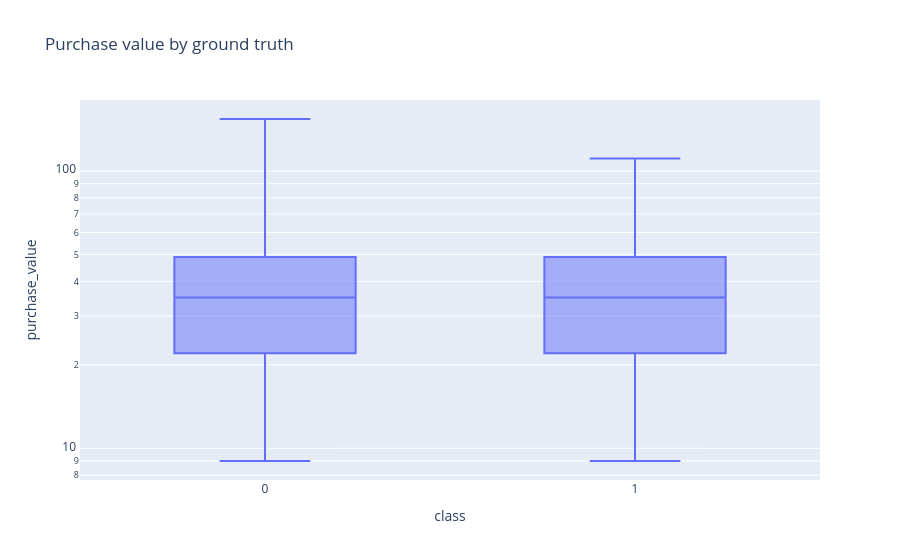
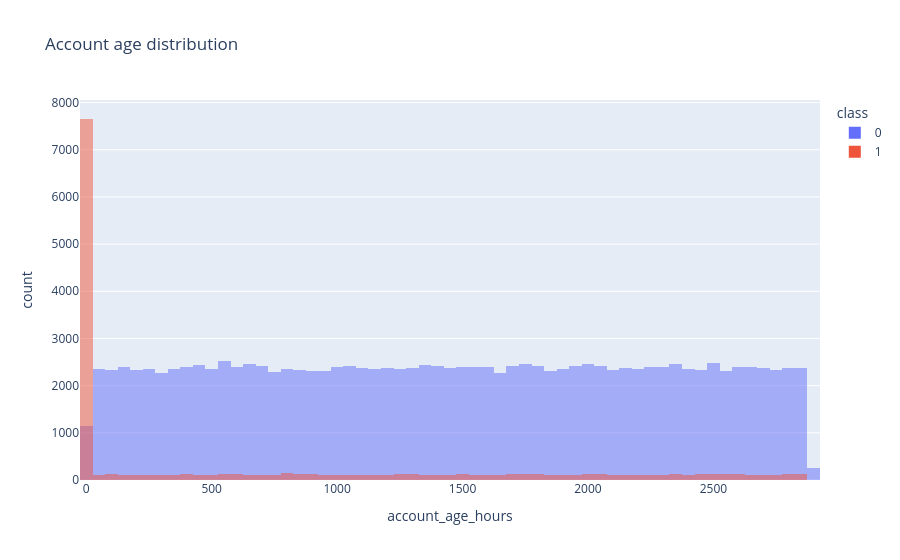

Source (notebook cell) for these figures, in order:
### Markdown cell above
## 3. Distribution diagnostics

### Code cell
px.box(x,x="class",y="purchase_value",points=False,title="Purchase value by ground truth").update_yaxes(type="log").show(); px.histogram(x,x="account_age_hours",color="class",nbins=80,barmode="overlay",title="Account age distribution").show()

### Figure 1 — Plotly figure (JSON) as saved in the notebook; plotly's stock layout.template omitted (floating-point values rounded to 4 significant figures; data arrays with more than 128 entries replaced by an {"elided": "..."} marker saying what was removed)
{"data": [{"alignmentgroup": "True", "boxpoints": false, "hovertemplate": "class=%{x}<br>purchase_value=%{y}<extra></extra>", "legendgroup": "", "marker": {"color": "#636efa"}, "name": "", "notched": false, "offsetgroup": "", "orientation": "v", "showlegend": false, "type": "box", "x": {"elided": "151112 int values"}, "x0": " ", "xaxis": "x", "y": {"elided": "151112 int values"}, "y0": " ", "yaxis": "y"}], "layout": {"boxmode": "group", "legend": {"tracegroupgap": 0}, "title": {"text": "Purchase value by ground truth"}, "xaxis": {"anchor": "y", "domain": [0, 1], "title": {"text": "class"}}, "yaxis": {"anchor": "x", "domain": [0, 1], "title": {"text": "purchase_value"}, "type": "log"}}}

### Figure 2 — Plotly figure (JSON) as saved in the notebook; plotly's stock layout.template omitted (floating-point values rounded to 4 significant figures; data arrays with more than 128 entries replaced by an {"elided": "..."} marker saying what was removed)
{"data": [{"bingroup": "x", "hovertemplate": "class=0<br>account_age_hours=%{x}<br>count=%{y}<extra></extra>", "legendgroup": "0", "marker": {"color": "#636efa", "opacity": 0.5, "pattern": {"shape": ""}}, "name": "0", "nbinsx": 80, "orientation": "v", "showlegend": true, "type": "histogram", "x": {"elided": "136961 float values"}, "xaxis": "x", "yaxis": "y"}, {"bingroup": "x", "hovertemplate": "class=1<br>account_age_hours=%{x}<br>count=%{y}<extra></extra>", "legendgroup": "1", "marker": {"color": "#EF553B", "opacity": 0.5, "pattern": {"shape": ""}}, "name": "1", "nbinsx": 80, "orientation": "v", "showlegend": true, "type": "histogram", "x": {"elided": "14151 float values"}, "xaxis": "x", "yaxis": "y"}], "layout": {"barmode": "overlay", "legend": {"title": {"text": "class"}, "tracegroupgap": 0}, "title": {"text": "Account age distribution"}, "xaxis": {"anchor": "y", "domain": [0, 1], "title": {"text": "account_age_hours"}}, "yaxis": {"anchor": "x", "domain": [0, 1], "title": {"text": "count"}}}}
